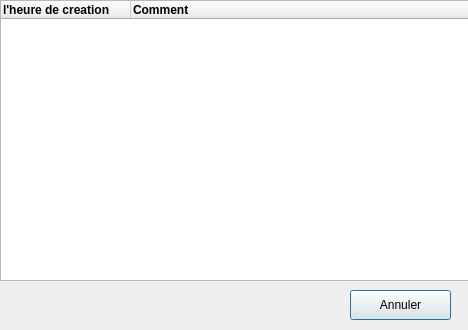
<?xml version="1.0" encoding="UTF-8"?>
<ui version="4.0">
 <class>FetchScanner3DDialog</class>
 <widget class="QDialog" name="FetchScanner3DDialog">
  <property name="geometry">
   <rect>
    <x>0</x>
    <y>0</y>
    <width>468</width>
    <height>330</height>
   </rect>
  </property>
  <property name="windowTitle">
   <string>Dialog</string>
  </property>
  <property name="styleSheet">
   <string notr="true"/>
  </property>
  <widget class="QTreeWidget" name="treeWidget">
   <property name="geometry">
    <rect>
     <x>0</x>
     <y>0</y>
     <width>471</width>
     <height>281</height>
    </rect>
   </property>
   <attribute name="headerDefaultSectionSize">
    <number>130</number>
   </attribute>
   <column>
    <property name="text">
     <string>l'heure de creation</string>
    </property>
    <property name="font">
     <font>
      <weight>75</weight>
      <bold>true</bold>
     </font>
    </property>
    <property name="background">
     <color>
      <red>231</red>
      <green>231</green>
      <blue>231</blue>
     </color>
    </property>
   </column>
   <column>
    <property name="text">
     <string>Comment</string>
    </property>
    <property name="font">
     <font>
      <weight>75</weight>
      <bold>true</bold>
     </font>
    </property>
    <property name="background">
     <color>
      <red>226</red>
      <green>226</green>
      <blue>226</blue>
     </color>
    </property>
   </column>
  </widget>
  <widget class="QPushButton" name="cancelPushButton">
   <property name="geometry">
    <rect>
     <x>350</x>
     <y>290</y>
     <width>101</width>
     <height>30</height>
    </rect>
   </property>
   <property name="text">
    <string>Annuler</string>
   </property>
  </widget>
 </widget>
 <resources/>
 <connections/>
</ui>
